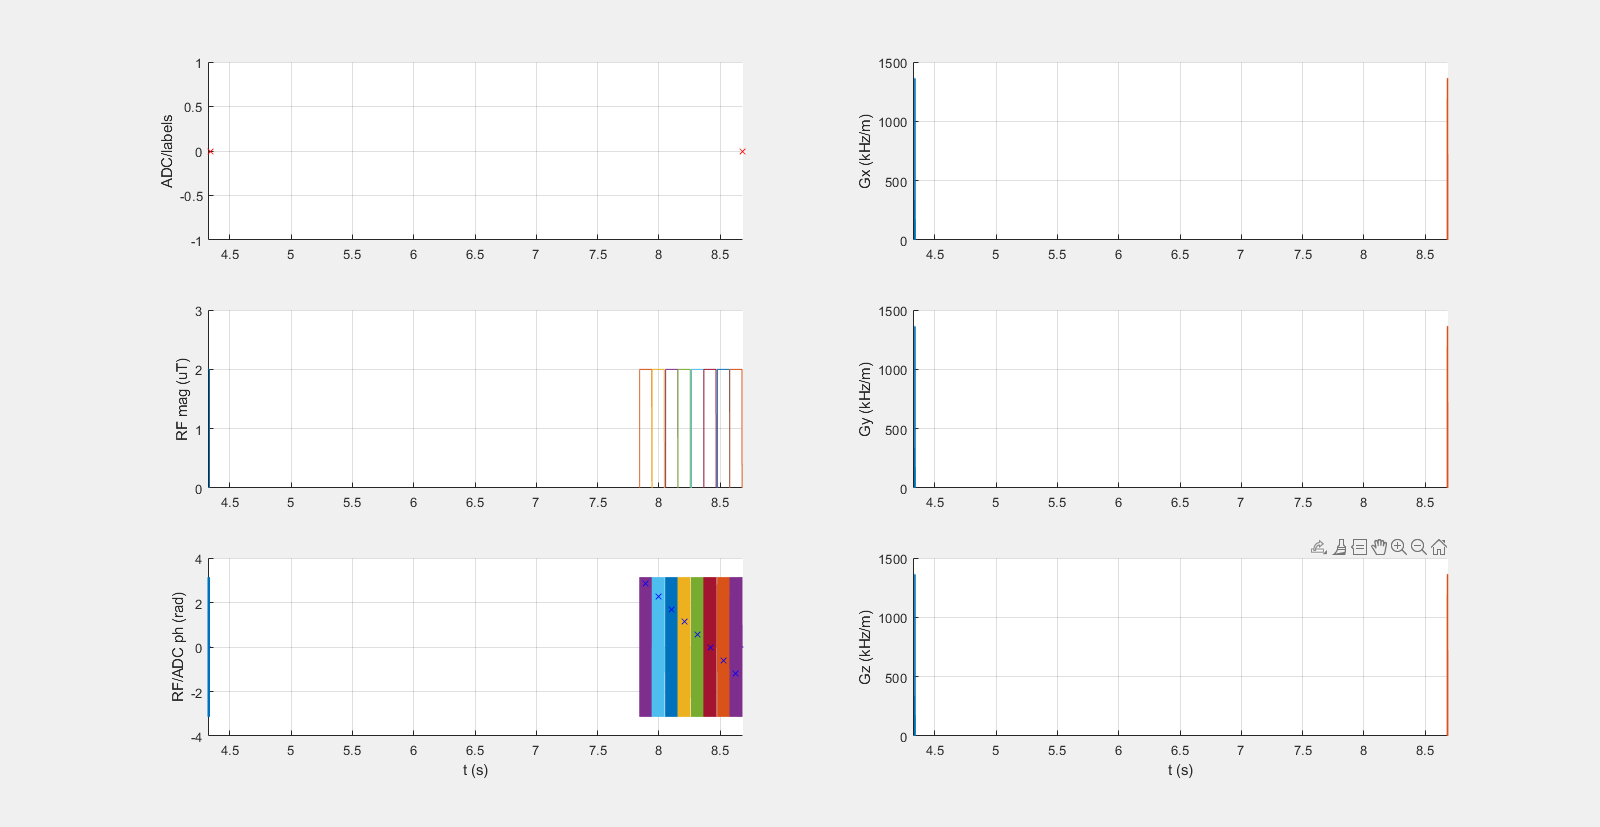

Reproduce this figure in Python.
# APTw_3T_003_2uT_8block_DC95_834ms_braintumor
# Creates a sequence file for an APTw protocol with block pulses, ~95% DC and t_sat of 833 ms
#
# Patrick Schuenke 2020
# patrick.schuenke@ptb.de

import os
import numpy as np
from pypulseq.Sequence.sequence import Sequence
from pypulseq.make_adc import make_adc
from pypulseq.make_delay import make_delay
from pypulseq.make_trap_pulse import make_trapezoid
from pypulseq.make_block_pulse import make_block_pulse
from pypulseq.opts import Opts
from bmctool.utils.pulses.calc_power_equivalents import calc_power_equivalent
from bmctool.utils.seq.write import write_seq

# get id of generation file
seqid = os.path.splitext(os.path.basename(__file__))[0]

# general settings
author = 'Patrick Schuenke'
plot_sequence = False  # plot preparation block?
convert_to_1_3 = True  # convert seq-file to a pseudo version 1.3 file?

# sequence definitions (everything in seq_defs will be written to definitions of the .seq-file)
b1: float = 2.0  # B1 peak amplitude [µT] (the cw power equivalent will be calculated and written to seq_defs below)
seq_defs:dict = {}
seq_defs['b0'] = 3  # B0 [T]
seq_defs['n_pulses'] = 8  # number of pulses  #
seq_defs['tp'] = 100e-3  # pulse duration [s]
seq_defs['td'] = np.array([1e-3, 10e-3])  # interpulse delay [s]
seq_defs['trec'] = 3.5  # recovery time [s]
seq_defs['trec_m0'] = 3.5  # recovery time before M0 [s]
seq_defs['m0_offset'] = -1560  # m0 offset [ppm]
seq_defs['offsets_ppm'] = np.append(seq_defs['m0_offset'], np.linspace(-4, 4, 33))  # offset vector [ppm]

seq_defs['dcsat'] = (2 * seq_defs['tp']) / (2 * seq_defs['tp'] + np.sum(seq_defs['td']))  # duty cycle
seq_defs['num_meas'] = seq_defs['offsets_ppm'].size  # number of repetition
seq_defs['tsat'] = seq_defs['n_pulses']/2 * (seq_defs['tp'] + seq_defs['td'][0]) +\
                   seq_defs['n_pulses']/2 * (seq_defs['tp'] + seq_defs['td'][1]) -\
                   seq_defs['td'][1]  # saturation time [s]
seq_defs['seq_id_string'] = seqid  # unique seq id

seq_filename = seq_defs['seq_id_string'] + '.seq'

# scanner limits
sys = Opts(max_grad=40, grad_unit='mT/m', max_slew=130, slew_unit='T/m/s',
           rf_ringdown_time=30e-6, rf_dead_time=100e-6, rf_raster_time=1e-6)

gamma_hz = 42.5764

# ===========
# PREPARATION
# ===========

# spoiler
spoil_amp = 0.8 * sys.max_grad  # Hz/m
rise_time = 1.0e-3  # spoiler rise time in seconds
spoil_dur = 6.5e-3  # complete spoiler duration in seconds

gx_spoil, gy_spoil, gz_spoil = [make_trapezoid(channel=c, system=sys, amplitude=spoil_amp, duration=spoil_dur,
                                               rise_time=rise_time) for c in ['x', 'y', 'z']]

# RF pulses
flip_angle_sat = b1 * gamma_hz * 2 * np.pi * seq_defs['tp']
sat_pulse, _ = make_block_pulse(flip_angle=flip_angle_sat, duration=seq_defs['tp'], system=sys)

seq_defs['b1cwpe'] = calc_power_equivalent(rf_pulse=sat_pulse, tp=seq_defs['tp'],
                                           td=np.sum(seq_defs['td'])/2, gamma_hz=gamma_hz)

# ADC events
pseudo_adc = make_adc(num_samples=1, duration=1e-3)  # (not played out; just used to split measurements)

# DELAYS
post_spoil_delay = make_delay(50e-6)
td1_delay = make_delay(seq_defs['td'][0])
td2_delay = make_delay(seq_defs['td'][1])
trec_delay = make_delay(seq_defs['trec'])
m0_delay = make_delay(seq_defs['trec_m0'])

# Sequence object
seq = Sequence()

# ===
# RUN
# ===

offsets_hz = seq_defs['offsets_ppm'] * gamma_hz * seq_defs['b0']  # convert from ppm to Hz

for m, offset in enumerate(offsets_hz):
    # print progress/offset
    print(f' {m + 1} / {len(offsets_hz)} : offset {offset}')

    # reset accumulated phase
    accum_phase = 0

    # add delay
    if offset == seq_defs['m0_offset'] * gamma_hz * seq_defs['b0']:
        if seq_defs['trec_m0'] > 0:
            seq.add_block(m0_delay)
    else:
        if seq_defs['trec'] > 0:
            seq.add_block(trec_delay)

    # set sat_pulse
    sat_pulse.freq_offset = offset
    for n in range(seq_defs['n_pulses']):
        sat_pulse.phase_offset = accum_phase % (2 * np.pi)
        seq.add_block(sat_pulse)
        accum_phase = (accum_phase + offset * 2 * np.pi * np.sum(np.abs(sat_pulse.signal) > 0) * 1e-6) % (2 * np.pi)
        if n < seq_defs['n_pulses']-1:
            if n % 2 == 0:  # note that MATLAB starts with n=1 and python with n=0
                seq.add_block(td1_delay)
            else:
                seq.add_block(td2_delay)

    seq.add_block(gx_spoil, gy_spoil, gz_spoil)
    seq.add_block(pseudo_adc)

write_seq(seq=seq,
          seq_defs=seq_defs,
          filename=seqid+'.seq',
          author=author,
          use_matlab_names=True,
          convert_to_1_3=convert_to_1_3)

# plot the sequence
if plot_sequence:
    seq.plot(time_range=[0, seq_defs['trec_m0']+seq_defs['tsat']])  # to plot all offsets, remove time_range argument
